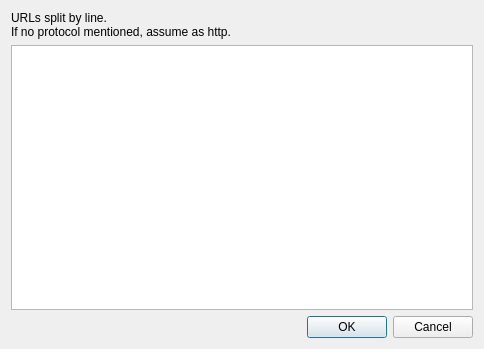
<?xml version="1.0" encoding="UTF-8"?>
<ui version="4.0">
 <class>UriInputDialog</class>
 <widget class="QDialog" name="UriInputDialog">
  <property name="geometry">
   <rect>
    <x>0</x>
    <y>0</y>
    <width>484</width>
    <height>349</height>
   </rect>
  </property>
  <property name="windowTitle">
   <string>Enter URL(s)</string>
  </property>
  <layout class="QVBoxLayout" name="verticalLayout_2">
   <item>
    <widget class="QLabel" name="label">
     <property name="text">
      <string>URLs split by line.
If no protocol mentioned, assume as http.</string>
     </property>
    </widget>
   </item>
   <item>
    <widget class="QPlainTextEdit" name="plainTextEdit"/>
   </item>
   <item>
    <widget class="QDialogButtonBox" name="buttonBox">
     <property name="orientation">
      <enum>Qt::Horizontal</enum>
     </property>
     <property name="standardButtons">
      <set>QDialogButtonBox::Cancel|QDialogButtonBox::Ok</set>
     </property>
    </widget>
   </item>
  </layout>
 </widget>
 <resources/>
 <connections>
  <connection>
   <sender>buttonBox</sender>
   <signal>accepted()</signal>
   <receiver>UriInputDialog</receiver>
   <slot>accept()</slot>
   <hints>
    <hint type="sourcelabel">
     <x>248</x>
     <y>254</y>
    </hint>
    <hint type="destinationlabel">
     <x>157</x>
     <y>274</y>
    </hint>
   </hints>
  </connection>
  <connection>
   <sender>buttonBox</sender>
   <signal>rejected()</signal>
   <receiver>UriInputDialog</receiver>
   <slot>reject()</slot>
   <hints>
    <hint type="sourcelabel">
     <x>316</x>
     <y>260</y>
    </hint>
    <hint type="destinationlabel">
     <x>286</x>
     <y>274</y>
    </hint>
   </hints>
  </connection>
 </connections>
</ui>
